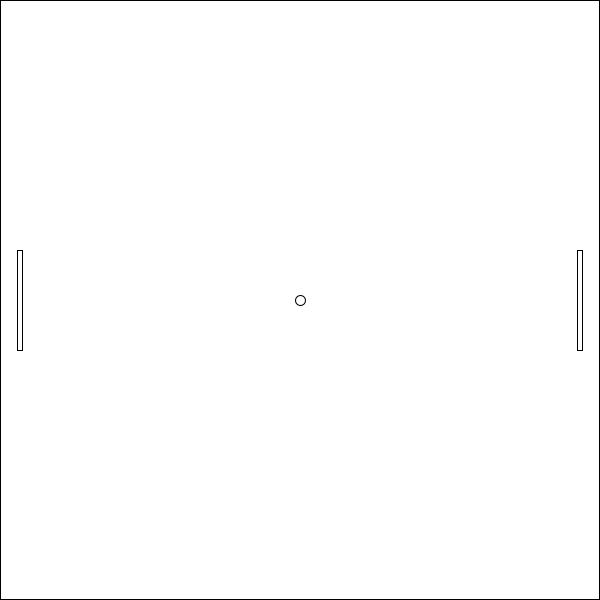
Frame 1 (no input)
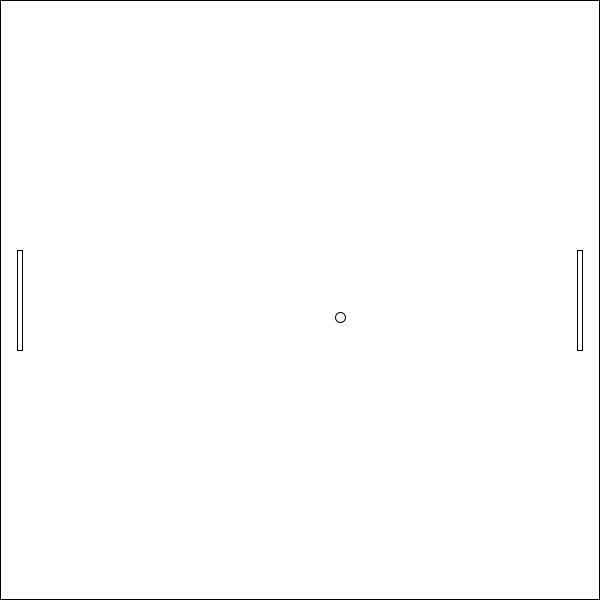
Frame 60 (the mouse pressed at the canvas centre just before this capture)
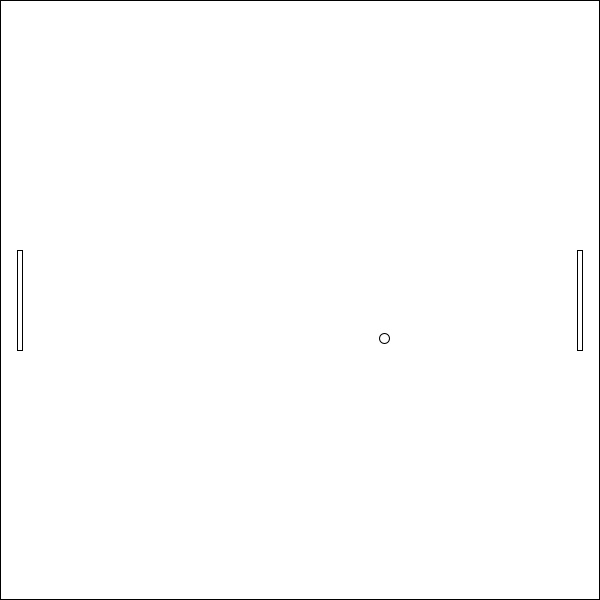
Frame 120 (the mouse held since frame 60 and released just before this capture)

The Processing sketch that drew these frames (run headless with seeded random() and noise(); from frame 60 on, the mouse is pressed at the canvas centre):

// Processing sketch: sketch_2p_Pong
// ── sketch_2p_Pong.pde
int x1;
int x2;
int y;
Mover m1;
Mover m2;
Ball b1;
void setup(){
  size(600, 600);
  x1 = 20;
  x2 = width -20;
  y = height/2;
  m1 = new Mover('w', 's', x1, y);
  m2 = new Mover('i', 'k', x2, y);
  b1 = new Ball();
}

void draw(){
  background(255);
  line(0, 0 , 0 , height);
  line(0, 0, width, 0);
  line(width - 1, 0, width - 1, height);
  line(0, height-1, width, height-1);
  //x = width/2;
  m1.update();
  m2.update();
  b1.update();
  b1.checkCollision(m1);
  b1.checkCollision(m2);
  //rect(width/2, height/2, 5, 100);
}

public class Ball {
  public PVector pos;
  public PVector vel;
  public PVector acc;
  public final int radius = 10;
  
  public Ball() {
    pos = new PVector(width/2 , height / 2);
    vel = new PVector(random(1), random(1));
    acc = new PVector(.001, .001);
  }
  
  public void update() {
    vel.add(acc);
    pos.add(vel);
    vel.limit(10);
    this.checkWallCollision();
    ellipse(pos.x, pos.y, radius, radius);
  }
  
  public void checkWallCollision(){
    if((pos.x + radius) > width || (pos.x - radius) < 0) {
      vel.x *= -1;
      acc.x *= -1;
    }
    if((pos.y + radius) > height || (pos.y - radius) < 0) {
      vel.y *= -1;
      acc.y *= -1;
    }
  }
  
  public void checkCollision(Mover other) {
    if((pos.y + radius) > other.y || (pos.y - radius) < other.y) {
      vel.y *= -1;
      acc.y *= -1;
    }
  }
}

public class Mover {
  public int y;
  public int x;
  private char up;
  private char down;
  public final int rectLength = 100;
  public final int rectWidth = 5;
  public final int speed = 10;
  public boolean upPressed;
  public boolean downPressed;
  public Mover(char keyup, char keydown, int x, int y) {
    up = keyup;
    down = keydown;
    this.x = x;
    this.y = y;
  }
  
  public void update() {
    /*if(y + rectLength/2 >= height) {
      y = height - rectLength / 2;
    } else if(y - rectLength/2 < 0) {
      y = rectLength / 2;
    }*/
    
    if(upPressed && y - rectLength/2 > 0){
      y -= speed;
    }
    if(downPressed && y + rectLength/2 < height - 1){ 
      y += speed;
    }    
    rectMode(CENTER);
    rect(x, y, rectWidth, rectLength);
  }
  
}

void keyPressed() {
    if(key == m1.up) {
      m1.upPressed = true;
    }else if(key == m1.down) {
      m1.downPressed = true;
    }
    
    if(key == m2.up) {
      m2.upPressed = true;
    }else if(key == m2.down) {
      m2.downPressed = true;
    }
  }
  
  void keyReleased() {
    if(key == m1.up) {
      m1.upPressed = false;
    }else if(key == m1.down) {
      m1.downPressed = false;
    }
    
    if(key == m2.up) {
      m2.upPressed = false;
    }else if(key == m2.down) {
      m2.downPressed = false;
    }
  }
